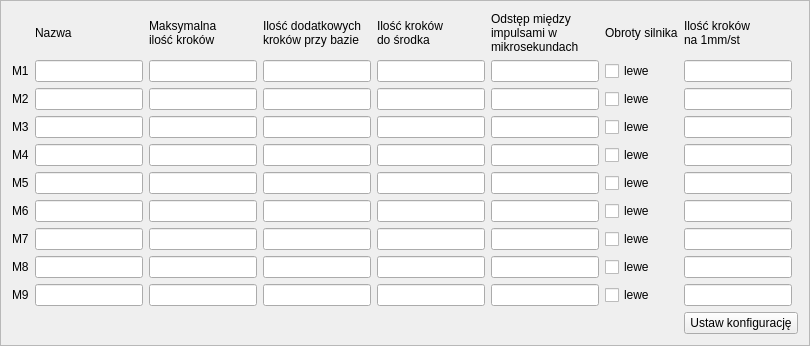
      <widget class="QFrame" name="frame">
       <property name="frameShape">
        <enum>QFrame::StyledPanel</enum>
       </property>
       <property name="frameShadow">
        <enum>QFrame::Raised</enum>
       </property>
       <layout class="QGridLayout" name="gridLayout_2">
        <item row="6" column="7">
         <widget class="QLineEdit" name="ratio6">
          <property name="maxLength">
           <number>12</number>
          </property>
         </widget>
        </item>
        <item row="0" column="4">
         <widget class="QLabel" name="label_9">
          <property name="text">
           <string>Ilość kroków
do środka</string>
          </property>
         </widget>
        </item>
        <item row="1" column="7">
         <widget class="QLineEdit" name="ratio1">
          <property name="maxLength">
           <number>12</number>
          </property>
         </widget>
        </item>
        <item row="2" column="6">
         <widget class="QCheckBox" name="obrot2">
          <property name="text">
           <string>lewe</string>
          </property>
         </widget>
        </item>
        <item row="4" column="2">
         <widget class="QLineEdit" name="maxSteps4">
          <property name="text">
           <string/>
          </property>
          <property name="maxLength">
           <number>32767</number>
          </property>
         </widget>
        </item>
        <item row="6" column="0">
         <widget class="QLabel" name="et6">
          <property name="text">
           <string>M6</string>
          </property>
         </widget>
        </item>
        <item row="5" column="7">
         <widget class="QLineEdit" name="ratio5">
          <property name="maxLength">
           <number>12</number>
          </property>
         </widget>
        </item>
        <item row="2" column="5">
         <widget class="QLineEdit" name="delay2">
          <property name="text">
           <string/>
          </property>
          <property name="maxLength">
           <number>32767</number>
          </property>
         </widget>
        </item>
        <item row="2" column="2">
         <widget class="QLineEdit" name="maxSteps2">
          <property name="text">
           <string/>
          </property>
          <property name="maxLength">
           <number>32767</number>
          </property>
         </widget>
        </item>
        <item row="7" column="1">
         <widget class="QLineEdit" name="motorName7"/>
        </item>
        <item row="0" column="5">
         <widget class="QLabel" name="head4">
          <property name="text">
           <string>Odstęp między
impulsami w
mikrosekundach</string>
          </property>
         </widget>
        </item>
        <item row="7" column="5">
         <widget class="QLineEdit" name="delay7">
          <property name="text">
           <string/>
          </property>
          <property name="maxLength">
           <number>32767</number>
          </property>
         </widget>
        </item>
        <item row="0" column="2">
         <widget class="QLabel" name="head2">
          <property name="text">
           <string>Maksymalna
ilość kroków</string>
          </property>
         </widget>
        </item>
        <item row="7" column="2">
         <widget class="QLineEdit" name="maxSteps7">
          <property name="text">
           <string/>
          </property>
          <property name="maxLength">
           <number>32767</number>
          </property>
         </widget>
        </item>
        <item row="4" column="5">
         <widget class="QLineEdit" name="delay4">
          <property name="text">
           <string/>
          </property>
          <property name="maxLength">
           <number>32767</number>
          </property>
         </widget>
        </item>
        <item row="1" column="5">
         <widget class="QLineEdit" name="delay1">
          <property name="text">
           <string/>
          </property>
          <property name="maxLength">
           <number>32767</number>
          </property>
         </widget>
        </item>
        <item row="7" column="6">
         <widget class="QCheckBox" name="obrot7">
          <property name="text">
           <string>lewe</string>
          </property>
         </widget>
        </item>
        <item row="9" column="1">
         <widget class="QLineEdit" name="motorName9"/>
        </item>
        <item row="3" column="1">
         <widget class="QLineEdit" name="motorName3"/>
        </item>
        <item row="8" column="0">
         <widget class="QLabel" name="et8">
          <property name="text">
           <string>M8</string>
          </property>
         </widget>
        </item>
        <item row="5" column="4">
         <widget class="QLineEdit" name="srodekKroki5"/>
        </item>
        <item row="9" column="6">
         <widget class="QCheckBox" name="obrot9">
          <property name="text">
           <string>lewe</string>
          </property>
         </widget>
        </item>
        <item row="2" column="4">
         <widget class="QLineEdit" name="srodekKroki2"/>
        </item>
        <item row="3" column="2">
         <widget class="QLineEdit" name="maxSteps3">
          <property name="text">
           <string/>
          </property>
          <property name="maxLength">
           <number>32767</number>
          </property>
         </widget>
        </item>
        <item row="5" column="5">
         <widget class="QLineEdit" name="delay5">
          <property name="text">
           <string/>
          </property>
          <property name="maxLength">
           <number>32767</number>
          </property>
         </widget>
        </item>
        <item row="3" column="0">
         <widget class="QLabel" name="et3">
          <property name="text">
           <string>M3</string>
          </property>
         </widget>
        </item>
        <item row="10" column="7" colspan="2">
         <widget class="QPushButton" name="pbSetConfiguration">
          <property name="text">
           <string>Ustaw konfigurację</string>
          </property>
         </widget>
        </item>
        <item row="9" column="0">
         <widget class="QLabel" name="et9">
          <property name="text">
           <string>M9</string>
          </property>
         </widget>
        </item>
        <item row="8" column="7">
         <widget class="QLineEdit" name="ratio8">
          <property name="maxLength">
           <number>12</number>
          </property>
         </widget>
        </item>
        <item row="5" column="1">
         <widget class="QLineEdit" name="motorName5"/>
        </item>
        <item row="6" column="5">
         <widget class="QLineEdit" name="delay6">
          <property name="text">
           <string/>
          </property>
          <property name="maxLength">
           <number>32767</number>
          </property>
         </widget>
        </item>
        <item row="2" column="3">
         <widget class="QLineEdit" name="base2">
          <property name="text">
           <string/>
          </property>
          <property name="maxLength">
           <number>32767</number>
          </property>
         </widget>
        </item>
        <item row="9" column="4">
         <widget class="QLineEdit" name="srodekKroki9"/>
        </item>
        <item row="4" column="1">
         <widget class="QLineEdit" name="motorName4"/>
        </item>
        <item row="1" column="4">
         <widget class="QLineEdit" name="srodekKroki1"/>
        </item>
        <item row="6" column="2">
         <widget class="QLineEdit" name="maxSteps6">
          <property name="text">
           <string/>
          </property>
          <property name="maxLength">
           <number>32767</number>
          </property>
         </widget>
        </item>
        <item row="7" column="4">
         <widget class="QLineEdit" name="srodekKroki7"/>
        </item>
        <item row="2" column="1">
         <widget class="QLineEdit" name="motorName2"/>
        </item>
        <item row="4" column="4">
         <widget class="QLineEdit" name="srodekKroki4"/>
        </item>
        <item row="4" column="0">
         <widget class="QLabel" name="et4">
          <property name="text">
           <string>M4</string>
          </property>
         </widget>
        </item>
        <item row="3" column="4">
         <widget class="QLineEdit" name="srodekKroki3"/>
        </item>
        <item row="8" column="2">
         <widget class="QLineEdit" name="maxSteps8">
          <property name="text">
           <string/>
          </property>
          <property name="maxLength">
           <number>32767</number>
          </property>
         </widget>
        </item>
        <item row="7" column="0">
         <widget class="QLabel" name="et7">
          <property name="text">
           <string>M7</string>
          </property>
         </widget>
        </item>
        <item row="0" column="6">
         <widget class="QLabel" name="heaad5">
          <property name="text">
           <string>Obroty silnika</string>
          </property>
         </widget>
        </item>
        <item row="5" column="3">
         <widget class="QLineEdit" name="base5">
          <property name="text">
           <string/>
          </property>
          <property name="maxLength">
           <number>32767</number>
          </property>
         </widget>
        </item>
        <item row="3" column="5">
         <widget class="QLineEdit" name="delay3">
          <property name="text">
           <string/>
          </property>
          <property name="maxLength">
           <number>32767</number>
          </property>
         </widget>
        </item>
        <item row="8" column="3">
         <widget class="QLineEdit" name="base8">
          <property name="text">
           <string/>
          </property>
          <property name="maxLength">
           <number>32767</number>
          </property>
         </widget>
        </item>
        <item row="1" column="2">
         <widget class="QLineEdit" name="maxSteps1">
          <property name="text">
           <string/>
          </property>
          <property name="maxLength">
           <number>32767</number>
          </property>
         </widget>
        </item>
        <item row="1" column="1">
         <widget class="QLineEdit" name="motorName1"/>
        </item>
        <item row="8" column="5">
         <widget class="QLineEdit" name="delay8">
          <property name="text">
           <string/>
          </property>
          <property name="maxLength">
           <number>32767</number>
          </property>
         </widget>
        </item>
        <item row="0" column="3">
         <widget class="QLabel" name="head3">
          <property name="text">
           <string>Ilość dodatkowych
kroków przy bazie</string>
          </property>
         </widget>
        </item>
        <item row="7" column="7">
         <widget class="QLineEdit" name="ratio7">
          <property name="maxLength">
           <number>12</number>
          </property>
         </widget>
        </item>
        <item row="7" column="3">
         <widget class="QLineEdit" name="base7">
          <property name="text">
           <string/>
          </property>
          <property name="maxLength">
           <number>32767</number>
          </property>
         </widget>
        </item>
        <item row="1" column="3">
         <widget class="QLineEdit" name="base1">
          <property name="text">
           <string/>
          </property>
          <property name="maxLength">
           <number>32767</number>
          </property>
         </widget>
        </item>
        <item row="0" column="7">
         <widget class="QLabel" name="head6">
          <property name="text">
           <string>Ilość kroków
na 1mm/st</string>
          </property>
         </widget>
        </item>
        <item row="4" column="7">
         <widget class="QLineEdit" name="ratio4">
          <property name="maxLength">
           <number>12</number>
          </property>
         </widget>
        </item>
        <item row="9" column="5">
         <widget class="QLineEdit" name="delay9">
          <property name="text">
           <string/>
          </property>
          <property name="maxLength">
           <number>32767</number>
          </property>
         </widget>
        </item>
        <item row="1" column="6">
         <widget class="QCheckBox" name="obrot1">
          <property name="text">
           <string>lewe</string>
          </property>
         </widget>
        </item>
        <item row="4" column="3">
         <widget class="QLineEdit" name="base4">
          <property name="text">
           <string/>
          </property>
          <property name="maxLength">
           <number>32767</number>
          </property>
         </widget>
        </item>
        <item row="8" column="1">
         <widget class="QLineEdit" name="motorName8"/>
        </item>
        <item row="9" column="7">
         <widget class="QLineEdit" name="ratio9">
          <property name="maxLength">
           <number>12</number>
          </property>
         </widget>
        </item>
        <item row="2" column="0">
         <widget class="QLabel" name="et2">
          <property name="text">
           <string>M2</string>
          </property>
         </widget>
        </item>
        <item row="3" column="6">
         <widget class="QCheckBox" name="obrot3">
          <property name="text">
           <string>lewe</string>
          </property>
         </widget>
        </item>
        <item row="8" column="6">
         <widget class="QCheckBox" name="obrot8">
          <property name="text">
           <string>lewe</string>
          </property>
         </widget>
        </item>
        <item row="9" column="3">
         <widget class="QLineEdit" name="base9">
          <property name="text">
           <string/>
          </property>
          <property name="maxLength">
           <number>32767</number>
          </property>
         </widget>
        </item>
        <item row="6" column="4">
         <widget class="QLineEdit" name="srodekKroki6"/>
        </item>
        <item row="4" column="6">
         <widget class="QCheckBox" name="obrot4">
          <property name="text">
           <string>lewe</string>
          </property>
         </widget>
        </item>
        <item row="0" column="1">
         <widget class="QLabel" name="label_10">
          <property name="text">
           <string>Nazwa</string>
          </property>
         </widget>
        </item>
        <item row="5" column="6">
         <widget class="QCheckBox" name="obrot5">
          <property name="text">
           <string>lewe</string>
          </property>
         </widget>
        </item>
        <item row="1" column="0">
         <widget class="QLabel" name="et1">
          <property name="text">
           <string>M1</string>
          </property>
         </widget>
        </item>
        <item row="9" column="2">
         <widget class="QLineEdit" name="maxSteps9">
          <property name="text">
           <string/>
          </property>
          <property name="maxLength">
           <number>32767</number>
          </property>
         </widget>
        </item>
        <item row="8" column="4">
         <widget class="QLineEdit" name="srodekKroki8"/>
        </item>
        <item row="5" column="2">
         <widget class="QLineEdit" name="maxSteps5">
          <property name="text">
           <string/>
          </property>
          <property name="maxLength">
           <number>32767</number>
          </property>
         </widget>
        </item>
        <item row="3" column="3">
         <widget class="QLineEdit" name="base3">
          <property name="text">
           <string/>
          </property>
          <property name="maxLength">
           <number>32767</number>
          </property>
         </widget>
        </item>
        <item row="6" column="6">
         <widget class="QCheckBox" name="obrot6">
          <property name="text">
           <string>lewe</string>
          </property>
         </widget>
        </item>
        <item row="6" column="3">
         <widget class="QLineEdit" name="base6">
          <property name="text">
           <string/>
          </property>
          <property name="maxLength">
           <number>32767</number>
          </property>
         </widget>
        </item>
        <item row="2" column="7">
         <widget class="QLineEdit" name="ratio2">
          <property name="maxLength">
           <number>12</number>
          </property>
         </widget>
        </item>
        <item row="5" column="0">
         <widget class="QLabel" name="et5">
          <property name="text">
           <string>M5</string>
          </property>
         </widget>
        </item>
        <item row="6" column="1">
         <widget class="QLineEdit" name="motorName6"/>
        </item>
        <item row="0" column="0">
         <widget class="QLabel" name="head1">
          <property name="text">
           <string/>
          </property>
         </widget>
        </item>
        <item row="3" column="7">
         <widget class="QLineEdit" name="ratio3">
          <property name="maxLength">
           <number>12</number>
          </property>
         </widget>
        </item>
       </layout>
      </widget>
